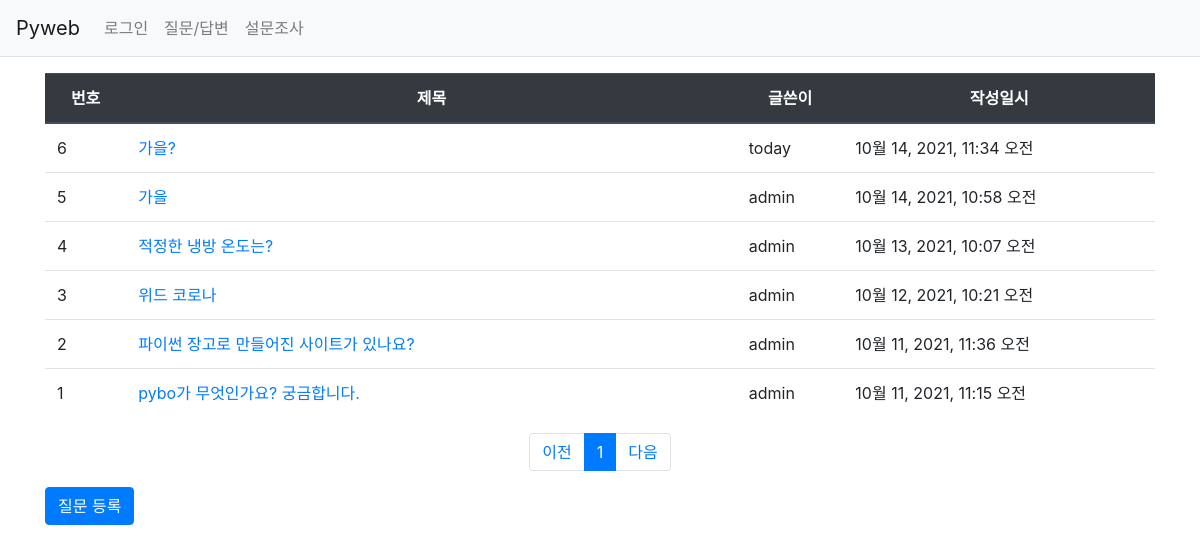
Before: /pybo/board/ with the older database file.
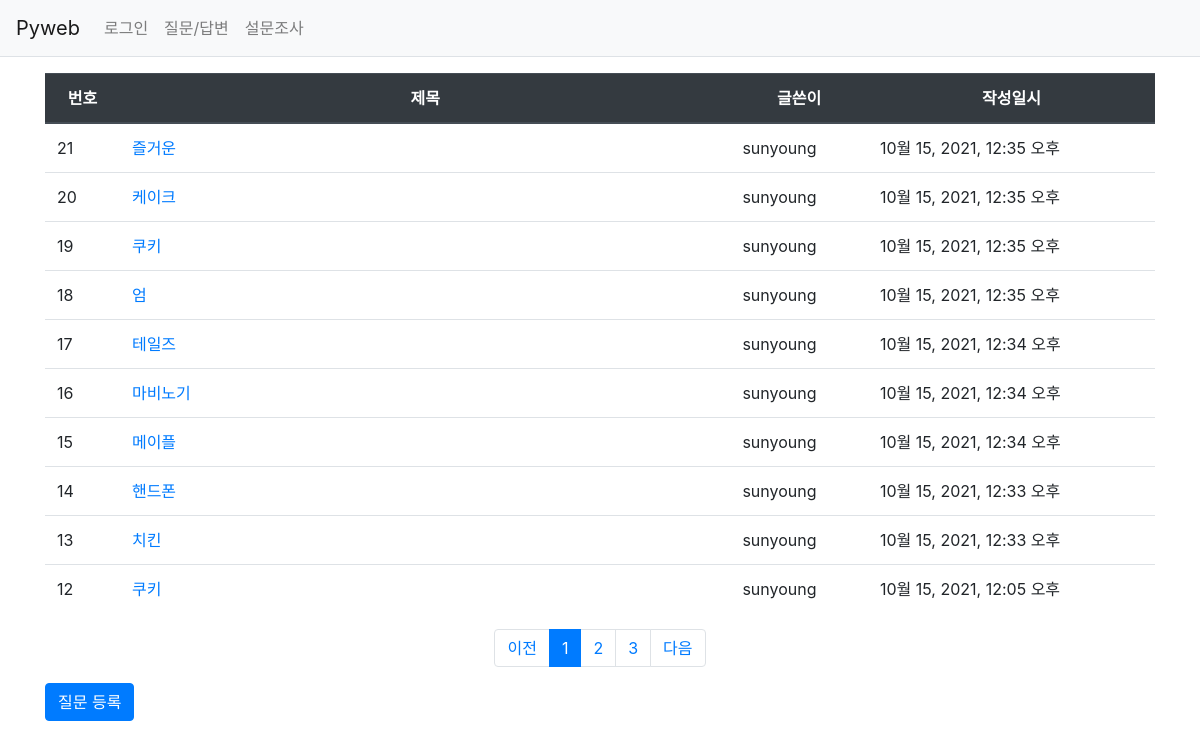
After: the same page with the newer database file.
### pybo/models.py (models this page shows, shortened)
class Question(models.Model):   # models의 Model 클래스 상속
    author = models.ForeignKey(User, on_delete=models.CASCADE)
    subject = models.CharField(max_length=200)
    content = models.TextField()
    create_date = models.DateTimeField()
    modify_date = models.DateTimeField(null=True, blank=True)

### pybo/views.py (the view)
# urls.py: path('board/', views.board, name='board'),
def board(request):
    page = request.GET.get('page', '1')
    question_list = Question.objects.order_by('-create_date')   # 내림차순 정렬
    paginator = Paginator(question_list, 10)
    page_obj = paginator.get_page(page)
    context = {'question_list': page_obj}
    return render(request, 'pybo/question_list.html', context)

### pybo/templatetags/pybo_filter.py (called while the page is built)
@register.filter
def sub(value, arg):
    return value - arg

### templates/pybo/question_list.html
{% extends 'base.html' %}
{% load pybo_filter %}
{% block content %}
    <div class="container my-3">
        <table class="table">
            <thead>
                <tr class="text-center thead-dark">
                    <th>번호</th>
                    <th style="width:55%">제목</th>
                    <th>글쓴이</th>
                    <th>작성일시</th>
                </tr>
            </thead>
            <tbody>
            {% if question_list %}
            {% for question in question_list %}
            <tr>
                <td>{{ question_list.paginator.count|sub:question_list.start_index|sub:forloop.counter0|add:1 }}</td>
                <td>
                    <a href="{% url 'pybo:detail' question.id %}">{{ question.subject }}</a>
                </td>
                <td>{{ question.author.username }}</td>
                <td>{{ question.create_date }}</td>
            </tr>
            {% endfor %}
            {% endif %}
            </tbody>
        </table>
        <ul class="pagination justify-content-center">
            {% if question_list.has_previous %}
            <li class="page-item">
                    <a class="page-link" href="?page={{ question_list.previous_page_number }}">
                        이전
                    </a>
                </li>
            {% else %}
            <li class="page-item">
                <a class="page-link" tabindex="-1" aria-disabled="true" href="#">
                    이전
                </a>
            </li>
            {% endif %}
            {% for page_number in question_list.paginator.page_range %}
                {% if page_number == question_list.number %}
                <li class="page-item active" aria-current="page">
                    <a class="page-link" href="?page={{ page_number }}">
                        {{ page_number }}
                    </a>
                </li>
                {% else %}
                <li class="page-item">
                    <a class="page-link" href="?page={{ page_number }}">
                    {{ page_number }}
                    </a>
                </li>
                {% endif %}
            {% endfor %}
            {% if question_list.has_next %}
            <li class="page-item">
                <a class="page-link" href="?page={{ question_list.next_page_number }}">
                    다음
                </a>
            </li>
            {% else %}
            <li class="page-item">
                <a class="page-link" tabindex="-1" aria-disabled="true" href="#">
                    다음
                </a>
            </li>
            {% endif %}
        </ul>
        <a href="{% url 'pybo:question_create' %}" class="btn btn-primary">질문 등록</a>
    </div>
{% endblock %}

### templates/base.html (shortened to what this page needs)
{% load static %}
<!DOCTYPE html>
<html lang="ko">
<head>
    <link rel="stylesheet" href="{% static 'pybo/css/bootstrap.css' %}">
</head>
<body>
    {% include 'navbar.html' %}
    {% block content %}
    {% endblock %}
</body>
</html>

### templates/navbar.html (shortened to what this page needs)
    <nav class="navbar navbar-expand-lg navbar-light bg-light border-bottom">
        <a class="navbar-brand" href="{% url 'pybo:index' %}">Pyweb</a>
        <div class="collapse navbar-collapse flex-grow-0" id="navbarNav">
            <ul class="navbar-nav">
                <li class="nav-item">
                    {% if user.is_authenticated %}
                        <a class="nav-link" href="{% url 'common:logout' %}">{{ user.username }}로그아웃</a>
                    {% else %}
                        <a class="nav-link" href="{% url 'common:login' %}">로그인</a>
                    {% endif %}
               </li>
                <li class="nav-item">
                    <a class="nav-link" href="{% url 'pybo:board' %}">질문/답변</a>
                </li>
                <li class="nav-item">
                    <a class="nav-link" href="{% url 'poll:poll_list' %}">설문조사</a>
                </li>
            </ul>
        </div>
    </nav>

Changed rows visible on the page:
no longer on this page (row unchanged): Question: paginator.count|sub "6", subject "가을?", author.username "today", create_date "10월 14, 2021, 11:34 오전"
removed Question: paginator.count|sub "5", subject "가을", author.username "admin", create_date "10월 14, 2021, 10:58 오전"
no longer on this page (row unchanged): Question: paginator.count|sub "4", subject "적정한 냉방 온도는?", author.username "admin", create_date "10월 13, 2021, 10:07 오전"
removed Question: paginator.count|sub "3", subject "위드 코로나", author.username "admin", create_date "10월 12, 2021, 10:21 오전"
no longer on this page (row unchanged): Question: paginator.count|sub "2", subject "파이썬 장고로 만들어진 사이트가 있나요?", author.username "admin", create_date "10월 11, 2021, 11:36 오전"
no longer on this page (row unchanged): Question: paginator.count|sub "1", subject "pybo가 무엇인가요? 궁금합니다.", author.username "admin", create_date "10월 11, 2021, 11:15 오전"
added Question: paginator.count|sub "21", subject "즐거운", author.username "sunyoung", create_date "10월 15, 2021, 12:35 오후"
added Question: paginator.count|sub "20", subject "케이크", author.username "sunyoung", create_date "10월 15, 2021, 12:35 오후"
added Question: paginator.count|sub "19", subject "쿠키", author.username "sunyoung", create_date "10월 15, 2021, 12:35 오후"
added Question: paginator.count|sub "18", subject "엄", author.username "sunyoung", create_date "10월 15, 2021, 12:35 오후"
added Question: paginator.count|sub "17", subject "테일즈", author.username "sunyoung", create_date "10월 15, 2021, 12:34 오후"
added Question: paginator.count|sub "16", subject "마비노기", author.username "sunyoung", create_date "10월 15, 2021, 12:34 오후"
added Question: paginator.count|sub "15", subject "메이플", author.username "sunyoung", create_date "10월 15, 2021, 12:34 오후"
added Question: paginator.count|sub "14", subject "핸드폰", author.username "sunyoung", create_date "10월 15, 2021, 12:33 오후"
added Question: paginator.count|sub "13", subject "치킨", author.username "sunyoung", create_date "10월 15, 2021, 12:33 오후"
added Question: paginator.count|sub "12", subject "쿠키", author.username "sunyoung", create_date "10월 15, 2021, 12:05 오후"
Other visible differences:
new list line: "2"
new list line: "3"
